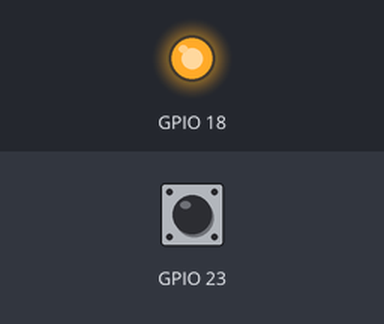
A program run on a simulated Raspberry Pi (BCM pin numbers). Parts: output pins drawn as LEDs (lit = HIGH). The test bench sets the inputs (shaded band); at power-on: GPIO 23 HIGH. What the program prints to the terminal is not drawn. At 21.0 s the program stops and its outputs stay as they are.

Above: at 0.01 s.
At 1.0 s:
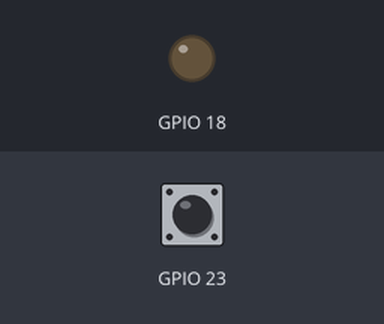
Timing chart, 0 to 2.5 s (numbered marks = the images above):
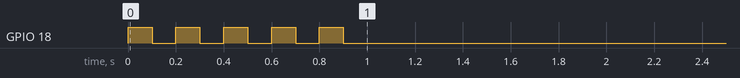

The program:

1-Led-Switch.py
```python
#LED Short leg is GROUND
import RPi.GPIO as GPIO
import time


#With Board Numbers 1 2
#                   3 4
#GPIO.setmode(GPIO.BOARD)

#With GPIO Codes   GPIO02
#                  GPIO03
#GPIO.setmode(GPIO.BCM)
GPIO.setmode(GPIO.BCM)

#Disable Usage warnings etc.
GPIO.setwarnings(False)

#Low 0volts High 3.3volts
GPIO.setup(18, GPIO.OUT, initial=GPIO.LOW)

#pull_up_down = Change?
#initialize switch change?
GPIO.setup(23, GPIO.IN, pull_up_down=GPIO.PUD_UP)

#Blink 5 times
for i in range(5):
    GPIO.output(18, GPIO.HIGH)
    time.sleep(.1)
    GPIO.output(18, GPIO.LOW)
    time.sleep(.1)

#Switch function
led_on = False
def switch(ev=None):
    global led_on
    #switch true to false, false to true
    led_on = not led_on
    GPIO.output(18, GPIO.HIGH if led_on else GPIO.LOW)

#catch switch press
#FALLING open on push
#RISING open on lift
#bouncetime stop getting event for 300ms
GPIO.add_event_detect(23, GPIO.RISING, callback=switch, bouncetime=300)

#if not infinite loop will leave program.
#while True:
#    time.sleep(1)
for secs in range(20, 0, -1):
    time.sleep(1)
    if secs % 10 == 0:
        print "Time remaining:", secs, "seconds until shutdown"
    if secs == 1:
        print "Bye Bye"
        exit()
```
